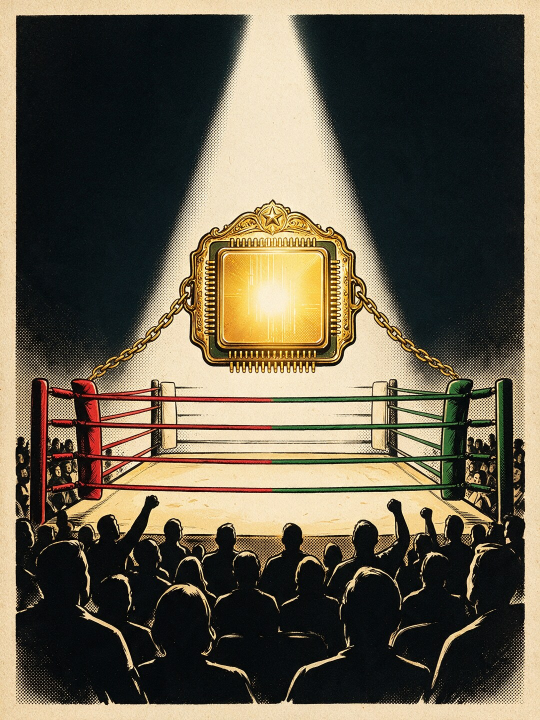
#> input picture ez/tools/concepts/worlds/comic/story/h/bet/img/arena-a-sd.jpg, 1080 x 1440 px, given in place of top-5-now.png, which was not available (shown at 1/2 size)
$ python board.py ../bet/img 5 ../bet/img/arena-b-gpt.jpg
#> lines starting #> are read from the running program, lines starting #| are printed output that depends on the picture
# /usr/bin/python3 board.py <shots dir> <width> <out> : today's live top, then top4 on arrival (every frame off) and every frame on;
# rows: the step-word ink (cream, green, gold), the wording (BOARD vs #1), the order (ledger then board vs board then ledger),
# the film head, and a close-up row (2x) of the silkscreened words, the buzzer's readout and the ledger.
import sys
from PIL import Image,ImageDraw,ImageFont
D,W,OUT=sys.argv[1],int(sys.argv[2]),sys.argv[3]
FN='/usr/share/fonts/truetype/dejavu/DejaVuSans-Bold.ttf';FR='/usr/share/fonts/truetype/dejavu/DejaVuSans.ttf'
sc=2 if W>=600 else 1
def ld(f,s=None):
#> called with f = 'top-5-now.png'
  i=Image.open(f'{D}/{f}').convert('RGB');s=sc if s is None else s;return i.resize((i.width//s,i.height//s)) if s>1 else i
#> in ld, i is the input picture: PIL image 1080x1440 RGB; mean R, G, B 101.9, 93.8, 75.7
#> call 2 of ld, with f = 'top-5-bc1off.png'
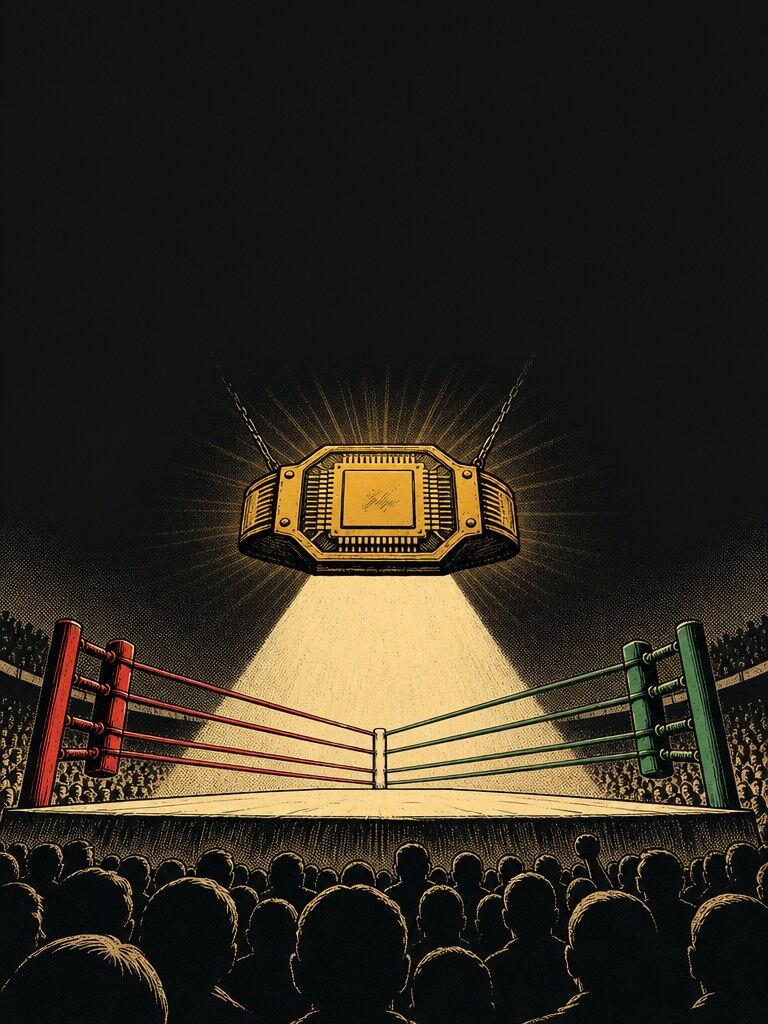
#> input picture ez/tools/concepts/worlds/comic/story/h/bet/img/arena-b-gpt.jpg, 768 x 1024 px, given in place of top-5-bc1off.png, which was not available
#> in ld, i is the input picture: PIL image 768x1024 RGB; mean R, G, B 48.7, 43.3, 31.7
F=ImageFont.truetype(FN,22);G=ImageFont.truetype(FR,19);pad=40
def wrap(d,t,Fo,mx):
  L=['']
  for w in t.split(' '):
    if d.textlength((L[-1]+' '+w).strip(),font=Fo)>mx:L.append(w)
    else:L[-1]=(L[-1]+' '+w).strip()
  return L
def row(title,items,nl=3):
#> called with nl = 6
  hh=max(i.height for _,i in items);ww=sum(i.width for _,i in items)+pad*(len(items)+1)
#> after `hh = max((i.height for _, i in items))`: hh = 1440
#> after `ww = sum((i.width for _, i in items)) + pad * (len(items) + 1)`: ww = 2776
  R=Image.new('RGB',(max(ww,1200),hh+60+nl*26),'#1b1820');d=ImageDraw.Draw(R);d.text((pad,14),title,fill='#e9dfc6',font=F);x=pad
#> after `R = Image.new('RGB', (max(ww, 1200), hh + 60 + nl * 26), '#1b1820')`:
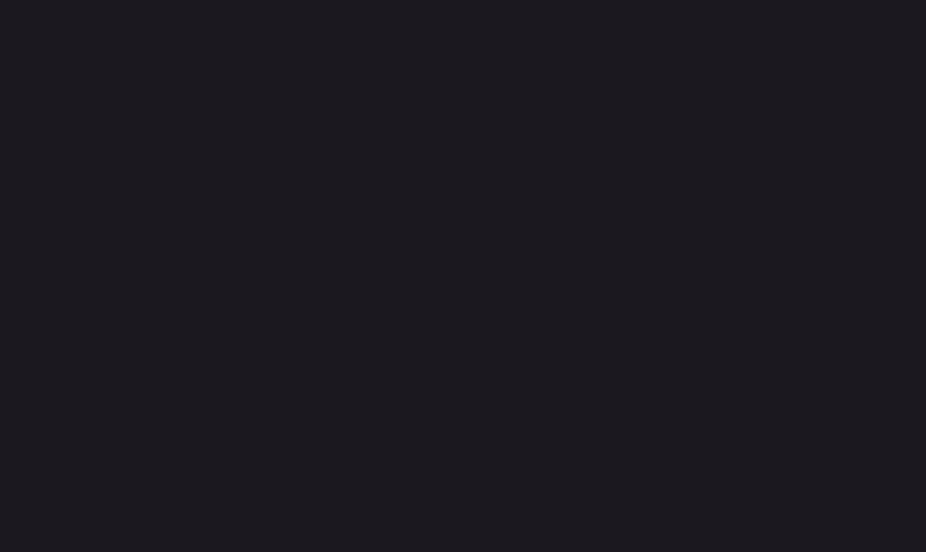
#> R: PIL image 2776x1656 RGB (shown at 1/3 size); mean R, G, B 27, 24, 32
  for t,i in items:
    for n,l in enumerate(wrap(d,t,G,i.width)[:nl]):d.text((x,50+n*25),l,fill='#fdbc2a',font=G)
    R.paste(i,(x,56+nl*26));x+=i.width+pad
#> this loop made 3 passes
#> x on passes 2 to 3: 1968, 2776
#> (t, x) on pass 1: ('Today (live X2+)', 1160)
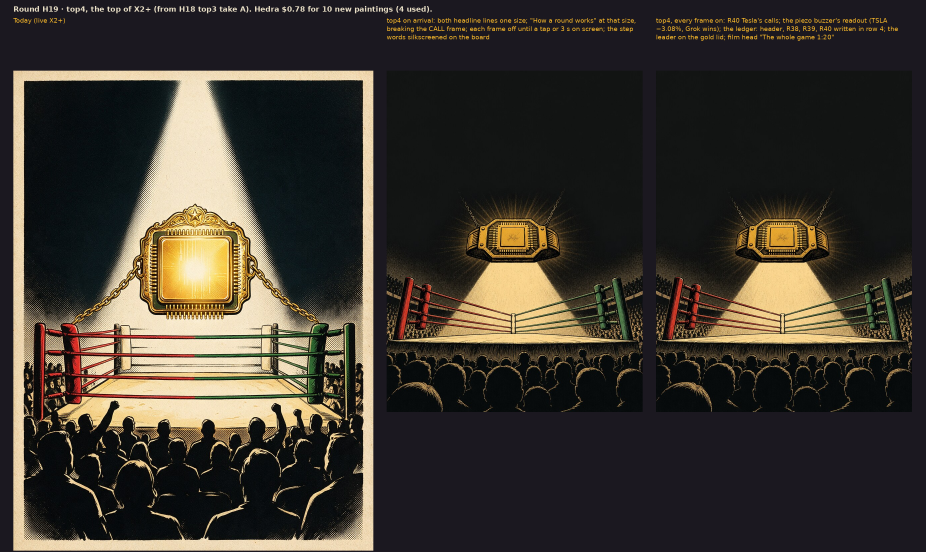
#> R: PIL image 2776x1656 RGB (shown at 1/3 size); mean R, G, B 60.8, 55.1, 47
#> after the loop, x = 2776
  return R
rows=[row('Round H19 · top4, the top of X2+ (from H18 top3 take A). Hedra $0.78 for 10 new paintings (4 used).',[
 ('Today (live X2+)',ld(f'top-{W}-now.png')),
 ('top4 on arrival: both headline lines one size; "How a round works" at that size, breaking the CALL frame; each frame off until a tap or 3 s on screen; the step words silkscreened on the board',ld(f'top-{W}-bc1off.png')),
 ('top4, every frame on: R40 Tesla\'s calls; the piezo buzzer\'s readout (TSLA −3.08%, Grok wins); the ledger: header, R38, R39, R40 written in row 4; the leader on the gold lid; film head "The whole game 1:20"',ld(f'top-{W}-bc1on.png'))],nl=6)]
rows.append(row('Step-word ink, Bangers silkscreened on the bare strip of board (set b, order 1)',[('Cream ink (pick): classic PCB silkscreen',ld(f'fr-{W}-bc1on.png')),('Green ink: bright solder-mask green, low contrast on the board',ld(f'fr-{W}-bg1on.png')),('Gold: gold-plated lettering (ENIG), like the board\'s pads',ld(f'fr-{W}-bo1on.png'))],nl=2))
#> (the run stopped early here; a loop or call above may not have finished)
